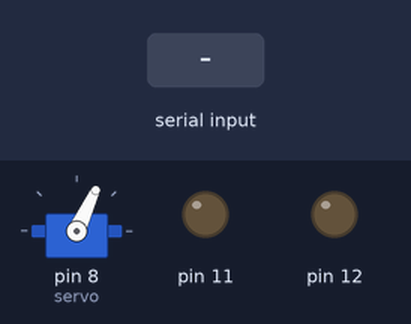
The sketch below on a simulated Arduino Uno, built with avr-gcc and run on an emulated ATmega328P. Shown: servo, output pins drawn as LEDs (lit = HIGH). The inputs (shaded band) are chosen by the test bench.

Above: at 1.2 s.
1.3 s: "a" received over the second serial link
At 1.7 s:
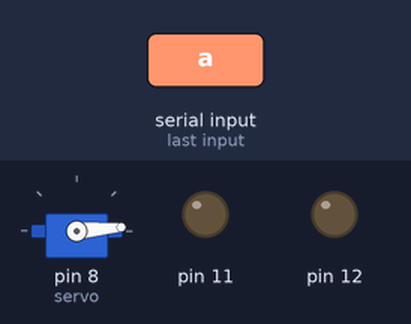
2.8 s: "c" received over the second serial link
At 4.0 s:
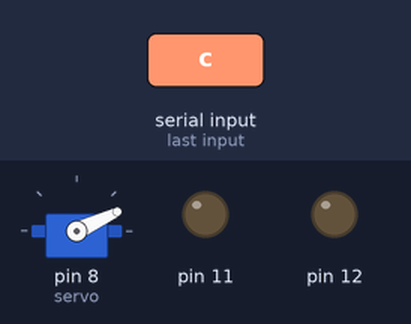
4.3 s: "e" received over the second serial link
At 5.1 s:
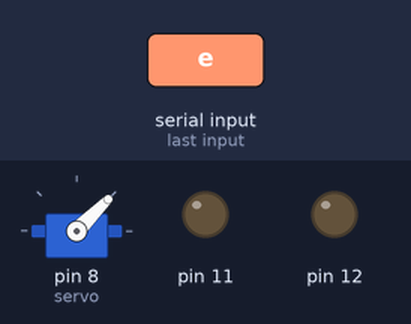
Timing chart, 0 to 7.3 s (numbered marks = the images above; inputs shaded):
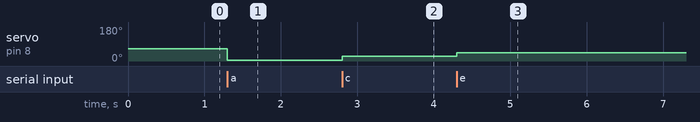

The sketch:

self_driving_car_arduino_code.ino
```cpp
#include <SoftwareSerial.h>
#include <Servo.h>

SoftwareSerial btSerial(2, 3);
Servo servo;

void setup(){
  Serial.begin(9600);
  btSerial.begin(9600);
  servo.attach(8);
  pinMode(11, OUTPUT);
  pinMode(12, OUTPUT);
}

char data;
char record = '2';
char engine = '4';
int steer = 65;
int steer_prev;

void forward(int vel){
  digitalWrite(11, HIGH);
  digitalWrite(12, LOW);
  analogWrite(A0, vel);
}

void backward(int vel){
  digitalWrite(11, LOW);
  digitalWrite(12, HIGH);
  analogWrite(A0, vel);
}

void loop(){
  if(btSerial.available()){
    data = btSerial.read();
  }

  if(data == '1' or data == '2'){
    record = data;
    Serial.write(data);
  }else if(data == '3' or data == '4'){
    engine = data;
  }

  if(data == 'a'){
    steer = 5;
  }else if(data == 'b'){
    steer = 15;
  }else if(data == 'c'){
    steer = 25;
  }else if(data == 'd'){
    steer = 35;
  }else if(data == 'e'){
    steer = 45;
  }else if(data == 'f'){
    steer = 55;
  }else if(data == 'g'){
    steer = 65;
  }else if(data == 'h'){
    steer = 75;
  }else if(data == 'i'){
    steer = 85;
  }else if(data == 'j'){
    steer = 95;
  }

  if(steer_prev != steer){
    servo.write(steer);
    steer_prev = steer;
  }

  if(data == 'A'){
    backward(250);
  }else if(data == 'B'){
    backward(200);
  }else if(data == 'C'){
    backward(150);
  }else if(data == 'D'){
    backward(0);
  }else if(data == 'E'){
    forward(100);
  }else if(data == 'F'){
    forward(150);
  }else if(data == 'G'){
    forward(200);
  }else if(data == 'H'){
    forward(250);
  }
}
```

Measured:
- after the input at 1.3 s, servo on pin 8 (servo): 65° → 5° at once
- after the input at 2.8 s, servo on pin 8 (servo): 5° → 25° at once
- after the input at 4.3 s, servo on pin 8 (servo): 25° → 45° at once
